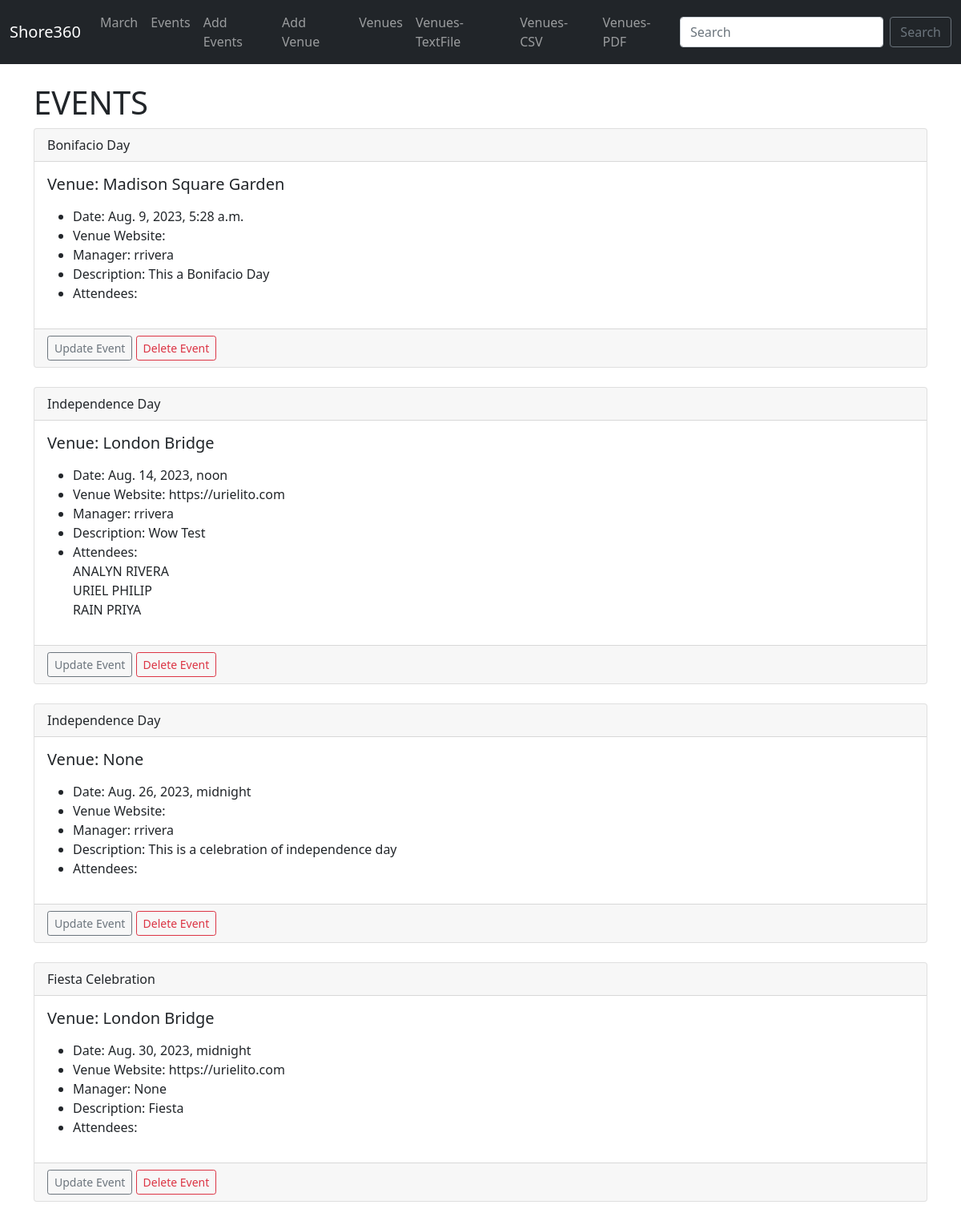
/events/, run on an earlier commit of the app's database.
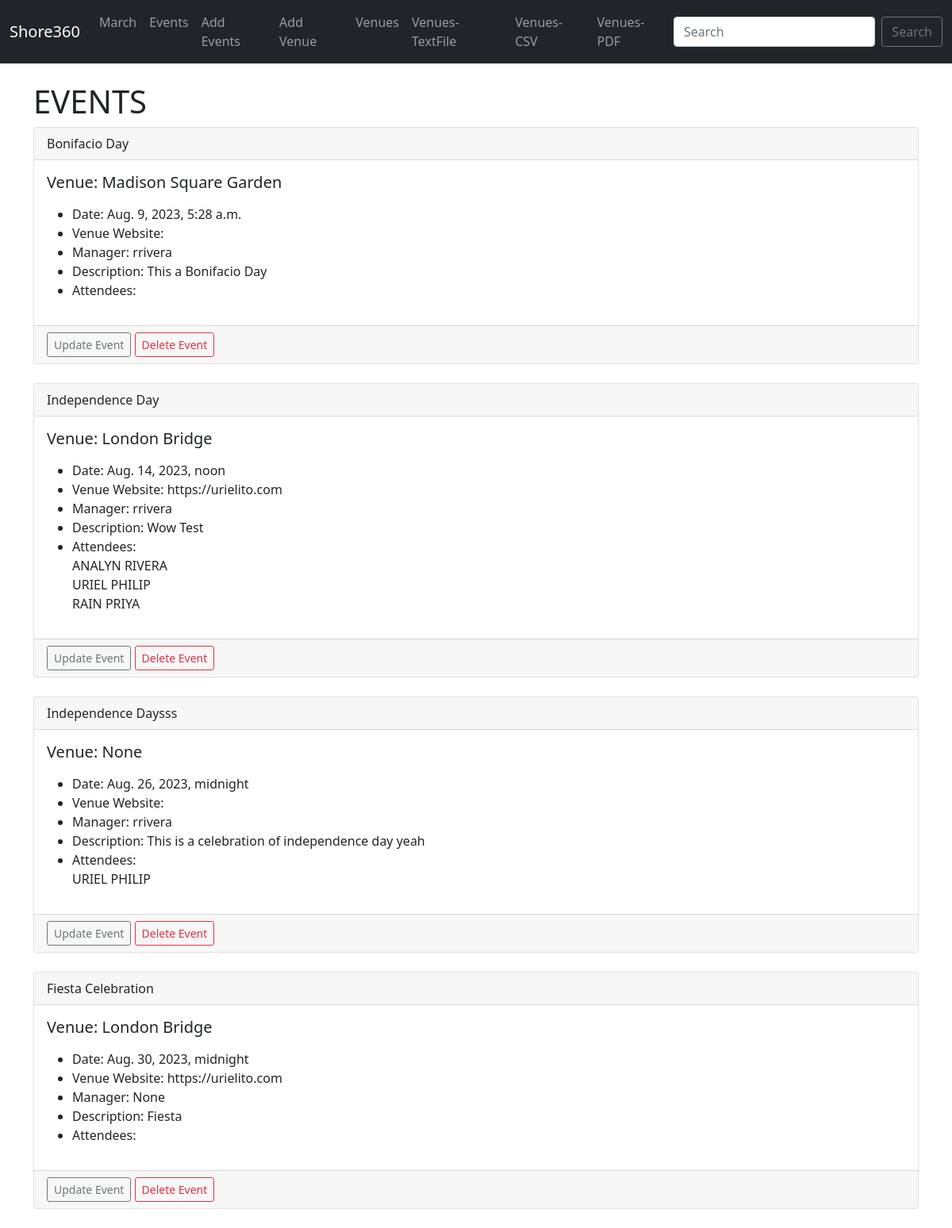
And on a later commit of the database.
### events/models.py (models this page shows)
class Event(models.Model):
    name = models.CharField('Event Name', max_length=120)
    event_date = models.DateTimeField('Event Date')
    venue = models.ForeignKey(Venue, blank = True, null=True, on_delete=models.CASCADE)
    manager = models.ForeignKey(User, blank=True, null=True, on_delete=models.SET_NULL)
    description = models.TextField(blank=True)
    attendees = models.ManyToManyField(MyClubUser, blank=True)
    def __str__(self):
        return self.name

class Venue(models.Model):
    name = models.CharField('Venue Name', max_length=120)
    address = models.CharField(max_length=300)
    zip_code = models.CharField('Zip Code', max_length=20)
    phone = models.CharField('Contact Phone',max_length=20, blank=True)
    web = models.URLField('Website Address', blank=True)
    email_address = models.EmailField('Email Address', blank=True)
    def __str__(self):
        return self.name

class MyClubUser(models.Model):
    first_name = models.CharField(max_length=30)
    last_name = models.CharField(max_length=30)
    email = models.EmailField('User Email')
    def __str__(self):
        return self.first_name + ' ' + self.last_name

### events/views.py (the view)
# urls.py: path('events/', views.all_events, name="list-events"),
def all_events(request):
	event_list = Event.objects.all().order_by('event_date')
	return render(request,'events/event_list.html',
	       {'event_list': event_list})

### events/templates/events/event_list.html
{% extends 'events/base.html' %}
{% block content %}
    <h1>EVENTS</h1>
        {% for event in event_list %}
        <div class="card">
            <div class="card-header">
                {{ event }}
            </div>
            <div class="card-body">
              <h5 class="card-title">
                Venue:   {{ event.venue }}
              </h5>
              <p class="card-text">
                <ul>
                    <li>Date:   {{ event.event_date }}  </li>
                    <li>Venue Website:   {{ event.venue.web }}  </li>
                    <li>Manager:   {{ event.manager }}  </li>
                    <li>Description:   {{ event.description }}  </li>
                    <li>Attendees: <br/>
                        {% for user in event.attendees.all %}
                            {{ user }} <br/>
                        {% endfor %}
                    </li>
                </ul>
              </p>
            </div>
              <div class="card-footer text-muted">
                <a href="{% url 'update-event' event.id %}" class="btn btn-outline-secondary btn-sm">Update Event</a>
                <a href="{% url 'delete-event' event.id %}" class="btn btn-outline-danger btn-sm">Delete Event</a>
              </div>
          </div>
          <br/>
        {% endfor %}
{% endblock %}

What changed in the data, as far as the page shows it:
changed Event: name "Independence Day" → "Independence Daysss"; description "This is a celebration of independence day" → "This is a celebration of independence day yeah"; gains MyClubUser (first_name+last_name "URIEL PHILIP")
